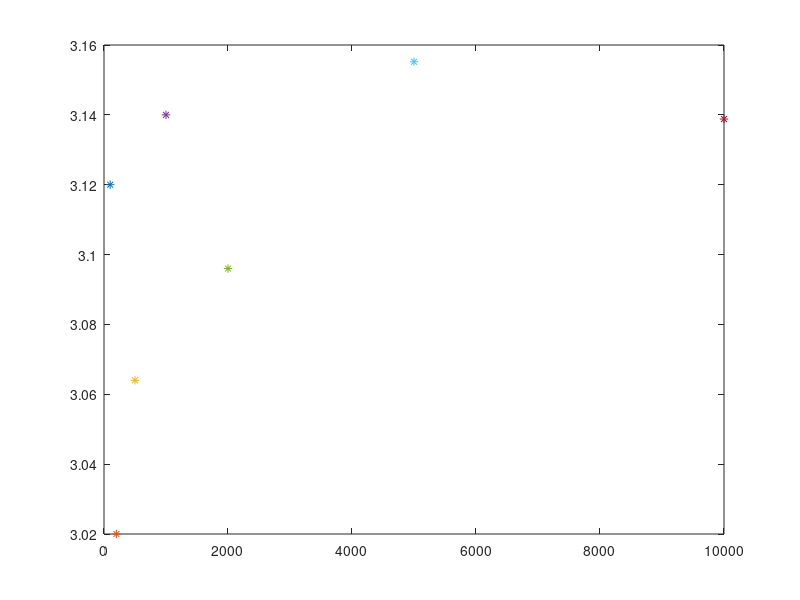

Here is the MATLAB script that generated this plot:
n=[100 200 500 1000 2000 5000 10000]
for j=1:7
    c=0;
    for i=1:n(j)
        x=rand;
        y=rand;
     if(x^2+y^2<=1)
            c=c+1;
        end
    end
    pi=c*4/n(j);
    plot(n(j),pi,'*')
    hold on
    txt=sprintf('%12f',pi)
end